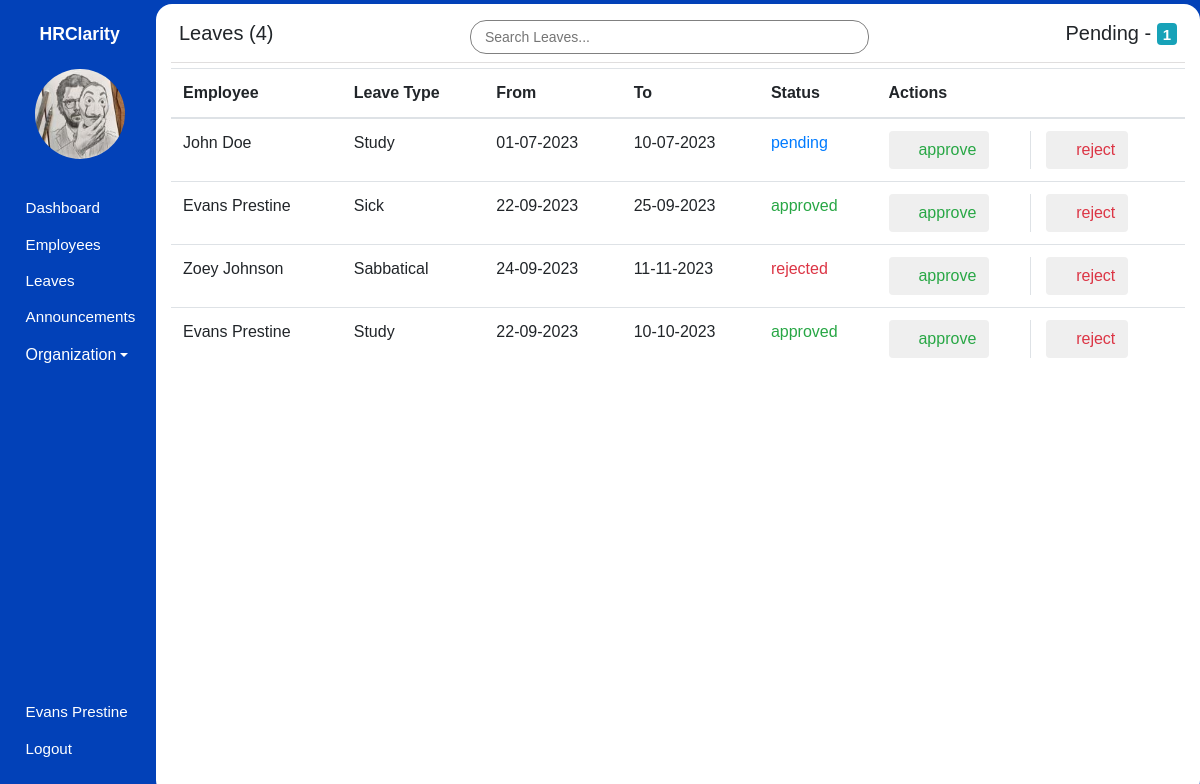
Screenshot of /admin/leaves (signed in) with the database file from the repository.
### hrms/models.py (models this page shows, shortened)
class User(db.Model, UserMixin):
    id = db.Column(db.Integer, primary_key=True)
    first_name = db.Column(db.String(80), nullable=False)
    last_name = db.Column(db.String(120), nullable=False)
    dob = db.Column(db.Date, nullable=False)
    gender = db.Column(db.String(7), nullable=False)
    email_address = db.Column(db.String(120), nullable=False)
    phone_number = db.Column(db.String(20), nullable=False)
    national_id = db.Column(db.Integer, nullable=False)
    user_level = db.Column(db.Integer, nullable=False, default=1)
    user_type = db.Column(db.String(10), nullable=False, default='employee')
    password = db.Column(db.String(60), nullable=False)
    image_file = db.Column(db.String(20), nullable=False, default='default.jpg')
    leaves = db.relationship('Leave')
    occupation_id = db.Column(db.Integer, db.ForeignKey('occupation.id'), nullable=False)

class Leave(db.Model):
    id = db.Column(db.Integer, primary_key=True)
    leave_type = db.Column(db.String(40), nullable=False)
    from_date = db.Column(db.Date)
    to_date = db.Column(db.Date)
    status = db.Column(db.String(12), default='pending')
    created_at = db.Column(db.DateTime, default=datetime.utcnow)
    employee_id = db.Column(db.Integer, db.ForeignKey('user.id'), nullable=False)

### hrms/leaves/routes.py (the view)
@leaves.route('/admin/leaves')
@login_required
def admin_view_leaves():
    leaves = db.session.query(Leave, User).join(User).all()
    leaves_count = len(leaves)
    pending_leaves = len([leave for leave, _ in leaves if leave.status == 'pending'])
    return render_template('admin/leaves.html', page_title='Leave Requests', leaves=leaves, leaves_count=leaves_count, pending_leaves=pending_leaves, user=current_user)

### hrms/models.py (called while the page is built)
@login_manager.user_loader
def load_user(user_id):
    user = User.query.filter_by(id=user_id).first()
    return user

### hrms/templates/admin/leaves.html (shortened to what this page needs)
{% extends 'main_layout.html' %} {% block body %}
<section class="app">
  {% include 'admin/aside.html' %}
  <main>
    <div class="main_container container-fluid pt-2">
      <div class="header p-2 d-flex justify-content-between align-items-center">
        <h5>Leaves ({{ leaves_count }})</h5>
        <input
          type="text"
          id="myInput"
          onkeyup="searchFunction()"
          placeholder="Search Leaves..."
          class="form-control-sm"
        />
        <h5>
          Pending - <span class="badge badge-info">{{ pending_leaves }}</span>
        </h5>
      </div>
      <div class="leaves_wrapper">
        <table class="table">
          <thead>
            <tr>
              <th>Employee</th>
              <th>Leave Type</th>
              <th>From</th>
              <th>To</th>
              <th>Status</th>
              <th>Actions</th>
            </tr>
          </thead>
          <tbody>
            {% for leave, employee in leaves %}
            <tr class="searchable">
              <td>{{ employee.first_name }} {{ employee.last_name }}</td>
              <td>{{ leave.leave_type }}</td>
              <td>{{ leave.from_date.strftime('%d-%m-%Y') }}</td>
              <td>{{ leave.to_date.strftime('%d-%m-%Y') }}</td>
              <td
                class="{% if leave.status == 'pending' %}text-primary{% elif leave.status == 'approved'%}text-success{%else%}text-danger{% endif %}"
              >
                {{ leave.status }}
              </td>
              <td>
                <div class="row">
                  <div class="col border-right">
                    <form
                      action="{{ url_for('leaves.request_approval', leave_id=leave.id, status='approved') }}"
                      method="post"
                    >
                      <button type="submit" class="btn text-success">
                        <span class="icon icon-check text-success"></span>
                        approve
                      </button>
                    </form>
                  </div>
                  <div class="col">
                    <form
                      action="{{ url_for('leaves.request_approval', leave_id=leave.id, status='rejected') }}"
                      method="post"
                    >
                      <button type="submit" class="btn text-danger">
                        <span class="icon icon-cancel text-danger"></span>
                        reject
                      </button>
                    </form>
                  </div>
                </div>
              </td>
            </tr>
            {% endfor %}
          </tbody>
        </table>
      </div>
    </div>
  </main>
</section>
{% endblock body %}

### hrms/templates/admin/aside.html (shortened to what this page needs)
<aside>
  <h1 class="mt-3">HRClarity</h1>
  <div class="container text-center mt-4">
    <img src="{{ url_for('static', filename='images/profile_pictures/' ~ current_user.image_file ) }}" alt="Employee" class="rounded-circle" width="90" height="90" />
  </div>
  <div class="links">
    <ul>
      <li>
        <a href="{{ url_for('admin.admin_dashboard') }}">
            <span class="icon icon-home"></span>
            <span>Dashboard</span>
        </a>
      </li>
      <li>
        <a href="{{ url_for('admin.employees') }}">
            <span class="icon icon-users"></span>
            <span>Employees</span>
        </a>
      </li>
      <li>
        <a href="{{ url_for('leaves.admin_view_leaves') }}">
            <span class="icon icon-car"></span>
            <span>Leaves</span>
        </a>
      </li>
      <li>
        <a href="{{ url_for('announcements.view_announcements') }}">
            <span class="icon icon-speaker"></span>
            <span>Announcements</span>
        </a>
      </li>
      <li class="nav-item dropdown">
        <a class="dropdown-toggle" data-toggle="dropdown" href="#" role="button" aria-expanded="false"><span class="icon icon-building"></span>Organization</a>
    </li>
    </ul>
    <ul>
      <li>
        <a href="{{ url_for('user.profile_settings', employee_id=current_user.id) }}">
            <span class="icon icon-user"></span>
            <span>{{ user.first_name }} {{ user.last_name }}</span>
        </a>
      </li>
      <li>
        <a href="{{ url_for('user.logout') }}">
            <span class="icon icon-power-off"></span>
            <span>Logout</span>
        </a>
      </li>
    </ul>
  </div>
</aside>

### hrms/static/css/icomoon.css (style rules this page uses)
[class^="icon-"], [class*=" icon-"] { font-family: 'icomoon' !important; speak: none; font-style: normal; font-weight: normal; font-variant: normal; text-transform: none; line-height: 1; -webkit-font-smoothing: antialiased; -moz-osx-font-smoothing: grayscale; }
.icon-user:before { content: "\f007"; }
.icon-check:before { content: "\f00c"; }
.icon-power-off:before { content: "\f011"; }
.icon-home:before { content: "\f015"; }
.icon-users:before { content: "\f0c0"; }
.icon-building:before { content: "\f1ad"; }
.icon-car:before { content: "\f1b9"; }
.icon-cancel:before { content: "\e5c9"; }
.icon-speaker:before { content: "\e32d"; }

### hrms/static/css/styles.css (style rules this page uses)
* { font-family: sans-serif, Arial, Helvetica; padding: 0; margin: 0; }
.app { background: #0241b8; height: 100vh; display: flex; align-items: center; }
.app aside { width: 13%; height: 100%; padding: 0.5em 0 0.2em 0.2em; color: #fff; }
.app aside h1 { font-size: 1.1em; font-weight: bold; text-align: center; }
.app aside .links ul { list-style: none; }
.app aside .links ul li { margin: 0.1em 0; padding: 6px; }
.app aside .links ul li a { text-decoration: none; color: #ffffff; display: flex; align-items: center; }
.app aside .links ul:nth-of-type(1) { margin: 2em 0; }
.app aside .links ul:nth-of-type(2) { position: absolute; bottom: 1em; }
.app aside .links .icon { margin: 0 0.3em 0 0; }
.app aside .links a span:nth-of-type(2), .app aside .links .icon { font-size: 0.95em; }
.app main { width: 87%; height: 99vh; overflow-y: auto; z-index: 5; }
.app main .main_container { border-radius: 16px; background: #fff; padding-bottom: 12px; height: 100%; overflow: auto; }
.app main .main_container .header { background: #fff; position: sticky; top: 0; border-bottom: 1px solid rgb(224, 222, 222); margin-bottom: 5px; }
.app main .main_container .header input { border-radius: 16px; border: 1px solid grey; padding: 0.4em 1em; width: 40%; margin: auto; }

### rows the page displays
User: image_file (picture), first_name "Evans", last_name "Prestine"
Leave: first_name "John", last_name "Doe", leave_type "Study", from_date "01-07-2023", to_date "10-07-2023", status "pending"
Leave: first_name "Evans", last_name "Prestine", leave_type "Sick", from_date "22-09-2023", to_date "25-09-2023", status "approved"
Leave: first_name "Zoey", last_name "Johnson", leave_type "Sabbatical", from_date "24-09-2023", to_date "11-11-2023", status "rejected"
Leave: first_name "Evans", last_name "Prestine", leave_type "Study", from_date "22-09-2023", to_date "10-10-2023", status "approved"

### other values shown
{{ leaves_count }} "4"
{{ pending_leaves }} "1"
